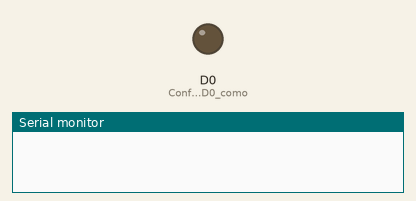
Recording of a sketch running on a simulated ESP8266 (NodeMCU). Parts: output pins drawn as LEDs (lit = HIGH), the last lines printed to the serial monitor. WiFi joins after 1.5 s; servers stay silent unless stated.

Above: at 0.1 s.
At 1.6 s:
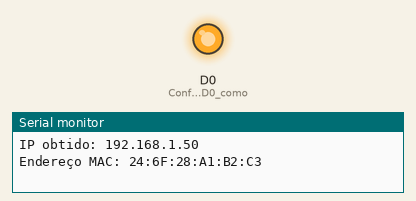
Timing chart, 0 to 3.1 s (numbered marks = the images above):
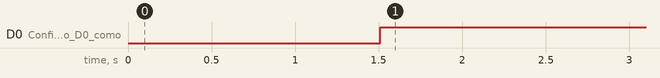

Measured:
- by itself, D0 (Configura_o_pino_D0_como): LOW → HIGH at 1.5 s

The sketch:

Pratica_2_-_WiFi_Manager.ino
```cpp
#include <ESP8266WiFi.h> // Inclui a biblioteca
#include <WiFiManager.h>
#include <DNSServer.h>
#include <ESP8266WebServer.h>

// Variáveis e objetos globais
WiFiClient espClient; // Cria o objeto espClient

// WIFI
const char *myHostname = "nodeMCU"; // Nome do host na rede
const char *SSID = "RedeITO";       // SSID / nome da rede WI-FI (AP) do WiFiManager
const char *PASSWORD = "12345678";  // Senha da rede WI-FI (AP) do WiFiManager

void init_WifiAp()
{
    WiFi.hostname(myHostname);
    WiFiManager wifiManager;

    wifiManager.autoConnect(SSID, PASSWORD);
    Serial.print("Conectado com sucesso na rede via WifiManager na rede: ");
    Serial.println(WiFi.SSID());
    Serial.println();
    Serial.print("IP obtido: ");
    Serial.print(WiFi.localIP()); // mostra o endereço IP obtido via DHCP
    Serial.println();
    Serial.print("Endereço MAC: ");
    Serial.print(WiFi.macAddress()); // mostra o endereço MAC do esp8266
}

void setup()
{
    pinMode(D0, OUTPUT); // Configura o pino D0 como saída

    Serial.begin(115200); // observe a velocidade de conexão com o terminal
    init_WifiAp();        // inicia o WiFiManager
}

void loop()
{
    if (WiFi.status() == WL_CONNECTED){
        digitalWrite(D0,HIGH); // Conectado, acende o LED
        return;
    }

    digitalWrite(D0,LOW); // Não conectado apaga o LED

    WiFi.hostname(myHostname);
    WiFi.begin(); // Conecta na rede WI-FI

    while (WiFi.status() != WL_CONNECTED)
    {
        delay(100);
        Serial.print(".");
        Serial.println();
        Serial.print("Conectado com sucesso na rede: ");
        Serial.print(SSID);
        Serial.println();
        Serial.print("IP obtido: ");
        Serial.print(WiFi.localIP()); // mostra o endereço IP obtido via DHCP
        Serial.println();
        Serial.print("Endereço MAC: ");
        Serial.print(WiFi.macAddress()); // mostra o endereço MAC do esp8266
    }
}
```
